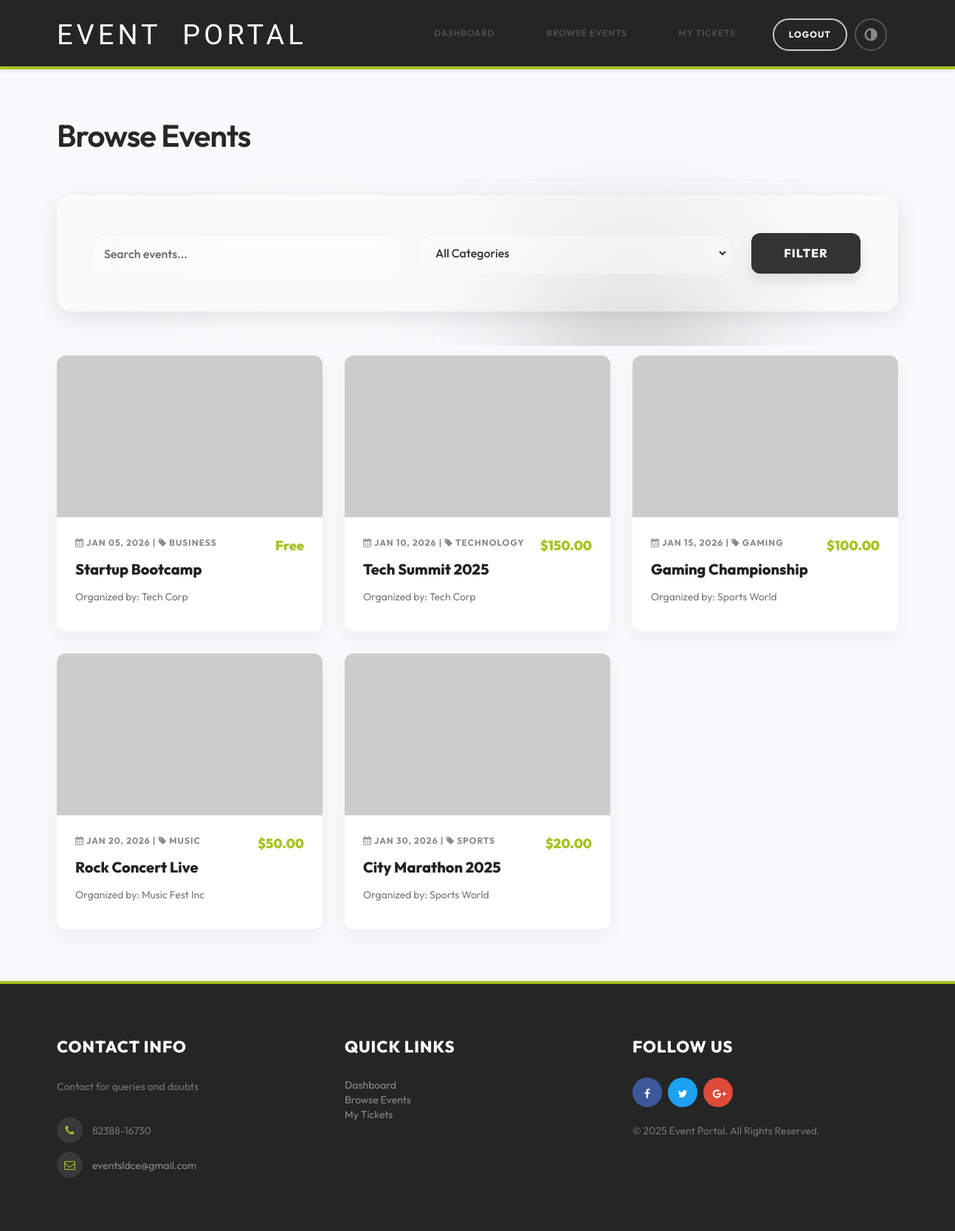
The page /student/events.php (signed in) on the database its author committed.
### tables this page shows
CREATE TABLE IF NOT EXISTS events (
    event_id INT AUTO_INCREMENT PRIMARY KEY,
    org_id INT NOT NULL,
    category_id INT DEFAULT NULL,
    title VARCHAR(255) NOT NULL,
    description TEXT,
    venue VARCHAR(255),
    start_date DATE NOT NULL,
    end_date DATE NOT NULL,
    start_time TIME NOT NULL,
    end_time TIME NOT NULL,
    seat_limit INT NOT NULL,
    ticket_price DECIMAL(10, 2) DEFAULT 0.00,
    registration_deadline DATETIME NOT NULL,
    status ENUM('draft', 'pending', 'approved', 'rejected', 'completed', 'cancelled') DEFAULT 'draft',
    rejection_reason TEXT,
    created_at TIMESTAMP DEFAULT CURRENT_TIMESTAMP,
    FOREIGN KEY (org_id) REFERENCES organizations(org_id) ON DELETE CASCADE,
    FOREIGN KEY (category_id) REFERENCES categories(category_id) ON DELETE SET NULL
);

CREATE TABLE IF NOT EXISTS categories (
    category_id INT AUTO_INCREMENT PRIMARY KEY,
    category_name VARCHAR(100) NOT NULL UNIQUE
);

CREATE TABLE IF NOT EXISTS organizations (
    org_id INT AUTO_INCREMENT PRIMARY KEY,
    user_id INT NOT NULL,
    org_name VARCHAR(100) NOT NULL,
    description TEXT,
    document_path VARCHAR(255),
    approval_status ENUM('pending', 'approved', 'rejected') DEFAULT 'pending',
    created_at TIMESTAMP DEFAULT CURRENT_TIMESTAMP,
    FOREIGN KEY (user_id) REFERENCES users(user_id) ON DELETE CASCADE
);

### config/config.php (called while the page is built, shortened)
<?php
function asset($path)
{
    return BASE_URL . 'assets/' . ltrim($path, '/');
}
?>

### app/controllers/StudentController.php (called while the page is built, shortened)
<?php
require_once __DIR__ . '/../../config/db.php';
class StudentController
{
    private $pdo;
    public function __construct()
    {
        global $pdo;
        $this->pdo = $pdo;
    }
    public function getUpcomingEvents($filter = [])
    {
        $sql = "SELECT e.*, c.category_name, o.org_name, i.image_path
                FROM events e
                JOIN categories c ON e.category_id = c.category_id
                JOIN organizations o ON e.org_id = o.org_id
                LEFT JOIN event_images i ON e.event_id = i.event_id
                WHERE e.status = 'approved' AND e.start_date >= CURDATE()
                GROUP BY e.event_id";
        $sql .= " ORDER BY e.start_date ASC";
        return $this->pdo->query($sql)->fetchAll();
    }
}
?>

### student/events.php (the view, shortened to what this page needs)
<?php
require_once '../app/views/layouts/student_header.php';
require_once '../app/controllers/StudentController.php';
$student = new StudentController();
$events = $student->getUpcomingEvents($_GET);
?>
<h2>Browse Events</h2>
<hr>
<div style="position:relative; margin-bottom: 50px;">
    <div class="liquid-background">
        <div class="blob blob-1"></div>
        <div class="blob blob-2"></div>
    </div>
    <form method="get" class="glass-search" onsubmit="return false;">
        <div class="row">
            <div class="col-md-5">
                <input type="text" name="search" class="form-control" placeholder="Search events..." id="searchInput"
                    autocomplete="off" value="<?php echo htmlspecialchars($_GET['search'] ?? ''); ?>">
            </div>
            <div class="col-md-5">
                <select name="category" class="form-control">
                    <option value="">All Categories</option>
                </select>
            </div>
            <div class="col-md-2">
                <button type="submit" class="btn btn-primary btn-block">Filter</button>
            </div>
        </div>
    </form>
</div>
<div class="row" id="events-container">
    <?php if (count($events) > 0): ?>
        <?php foreach ($events as $event): ?>
            <div class="col-md-4">
                <a href="event-details.php?id=<?php echo $event['event_id']; ?>" style="text-decoration: none; color: inherit;">
                    <div class="event-card">
                        <?php
                        $bgImg = !empty($event['image_path']) ? $event['image_path'] : 'https://via.placeholder.com/400x200?text=Event';
                        ?>
                        <img src="<?php echo $bgImg; ?>" alt="<?php echo htmlspecialchars($event['title']); ?>"
                             style="width: 100%; height: 220px; object-fit: cover; display: block; border-bottom: 1px solid #eee;">
                        <div class="event-body">
                            <span
                                class="event-price"><?php echo $event['ticket_price'] > 0 ? '$' . $event['ticket_price'] : 'Free'; ?></span>
                            <div class="event-meta">
                                <i class="fa fa-calendar"></i> <?php echo date('M d, Y', strtotime($event['start_date'])); ?>
                                | <i class="fa fa-tag"></i> <?php echo htmlspecialchars($event['category_name']); ?>
                            </div>
                            <div class="event-title"><?php echo htmlspecialchars($event['title']); ?></div>
                            <p style="color: #777;">Organized by: <?php echo htmlspecialchars($event['org_name']); ?></p>
                        </div>
                    </div>
                </a>
            </div>
        <?php endforeach; ?>
    <?php else: ?>
        <div class="col-md-12">
            <div class="alert alert-info">No events found matching your criteria.</div>
        </div>
    <?php endif; ?>
</div>
<?php require_once '../app/views/layouts/student_footer.php'; ?>

### app/views/layouts/student_header.php (shortened to what this page needs)
<?php
require_once __DIR__ . '/../../../config/config.php';
?>
<!DOCTYPE html>
<html lang="en">
<head>
    <link rel="stylesheet" href="<?php echo asset('css/bootstrap.min.css'); ?>">
    <link rel="stylesheet" href="<?php echo asset('css/font-awesome.min.css'); ?>">
    <link rel="stylesheet" href="<?php echo asset('css/tooplate-style.css'); ?>">
</head>
<body>
    <header class="student-header navbar navbar-default navbar-static-top"
        style="border: 0; border-bottom: 4px solid #a5c422;">
        <div class="container">
            <div class="navbar-header">
                <a href="dashboard.php" class="navbar-brand">Event <span>Portal</span></a>
            </div>
            <div class="collapse navbar-collapse" id="student-navbar-collapse"
                style="border-top: none; box-shadow: none;">
                <ul class="nav navbar-nav navbar-right student-nav" style="padding: 20px 0; float: right; margin: 0;">
                    <li><a href="dashboard.php">Dashboard</a></li>
                    <li><a href="events.php">Browse Events</a></li>
                    <li><a href="my-registrations.php">My Tickets</a></li>
                    <li><a href="../logout.php"
                            style="border: 2px solid #ccc; padding: 10px 20px; border-radius: 50px; color: #fff; font-weight: 700; background: transparent; margin-top: 5px;">Logout</a>
                    </li>
                    <li><button class="theme-btn" onclick="toggleTheme()" title="Toggle Theme"
                            style="margin-top: 5px; margin-left: 10px;"><i class="fa fa-adjust"></i></button></li>
                </ul>
            </div>
        </div>
    </header>
    <div class="main-content">
        <div class="container">

### app/views/layouts/student_footer.php (shortened to what this page needs)
</div>
</div>
<footer data-stellar-background-ratio="5"
    style="background: #252525; padding: 60px 0; color: #888; border-top: 4px solid #a5c422;">
    <div class="container">
        <div class="row">
            <div class="col-md-4 col-sm-4">
                <div class="footer-thumb">
                    <h4 style="color: #fff; font-weight: 700; margin-bottom: 20px;">Contact Info</h4>
                    <p>Contact for queries and doubts</p>
                    <div class="contact-info" style="margin-top: 20px;">
                        <p><i class="fa fa-phone" style="color: #a5c422; margin-right: 10px;"></i> 82388-16730</p>
                        <p><i class="fa fa-envelope-o" style="color: #a5c422; margin-right: 10px;"></i> <a href="#"
                                style="color: #888;">eventsldce@gmail.com</a></p>
                    </div>
                </div>
            </div>
            <div class="col-md-4 col-sm-4">
                <div class="footer-thumb">
                    <h4 style="color: #fff; font-weight: 700; margin-bottom: 20px;">Quick Links</h4>
                    <ul style="list-style: none; padding: 0;">
                        <li><a href="dashboard.php" style="color: #888;">Dashboard</a></li>
                        <li><a href="events.php" style="color: #888;">Browse Events</a></li>
                        <li><a href="my-registrations.php" style="color: #888;">My Tickets</a></li>
                    </ul>
                </div>
            </div>
            <div class="col-md-4 col-sm-4">
                <div class="footer-thumb">
                    <h4 style="color: #fff; font-weight: 700; margin-bottom: 20px;">Follow Us</h4>
                    <div class="footer-social">
                        <a href="#" class="btn btn-social"
                            style="background:#3b5998; color:#fff; width:40px; height:40px; border-radius:50%; margin-right:5px; line-height:30px;"><i
                                class="fa fa-facebook"></i></a>
                        <a href="#" class="btn btn-social"
                            style="background:#1da1f2; color:#fff; width:40px; height:40px; border-radius:50%; margin-right:5px; line-height:30px;"><i
                                class="fa fa-twitter"></i></a>
                        <a href="#" class="btn btn-social"
                            style="background:#dd4b39; color:#fff; width:40px; height:40px; border-radius:50%; margin-right:5px; line-height:30px;"><i
                                class="fa fa-google-plus"></i></a>
                    </div>
                    <p style="margin-top: 20px;">&copy; <?php echo date('Y'); ?> Event Portal. All Rights Reserved.</p>
                </div>
            </div>
        </div>
    </div>
</footer>
</body>
</html>

### assets/css/tooplate-style.css (style rules this page uses)
body { background: #ffffff; font-family: 'Poppins', sans-serif; overflow-x: hidden; }
h1, h2, h3, h4, h5, h6 { font-weight: 600; line-height: inherit; }
h1, h2, h3, h4 { letter-spacing: -1px; }
h2 { color: #272727; font-size: 3em; padding-bottom: 10px; }
h4 { color: #454545; font-size: 1.8em; padding-bottom: 2px; }
p { color: #757575; font-size: 14px; font-weight: normal; line-height: 24px; }
html { -webkit-font-smoothing: antialiased; }
a { color: #252525; -webkit-transition: 0.5s; transition: 0.5s; text-decoration: none !important; }
header { background: #ffffff; border-bottom: 1px solid #f2f2f2; display: flex; height: 45px; }
header p, header span { font-size: 12px; line-height: 24px; padding-top: 12px; }
header a, header span { color: #747474; }
header span { font-weight: 500; display: inline-block; padding: 11px 15px; }
.navbar-default { background: #ffffff; box-shadow: 0 2px 8px rgba(0, 0, 0, .075); border: none; margin-bottom: 0; padding: 10px; }
.navbar-default .navbar-brand { color: #393939; font-weight: 500; }
.navbar-default .navbar-nav li a { color: #555555; font-size: 12px; font-weight: 500; padding-right: 20px; padding-left: 20px; -webkit-transition: all ease-in-out 0.4s; transition: all ease-in-out 0.4s; }
footer { padding-top: 80px; padding-bottom: 40px; }
footer h4 { padding-bottom: 5px; }
footer a { color: #757575; }
.contact-info { padding-top: 10px; }
.contact-info .fa { background: #393939; border-radius: 100%; color: #ffffff; font-size: 15px; width: 35px; height: 35px; line-height: 35px; text-align: center; margin-right: 5px; margin-bottom: 2px; }

### app/views/layouts/student_header.php (style rules this page uses)
body { font-family: 'Outfit', sans-serif; -webkit-font-smoothing: antialiased; }
.student-header { background: #252525; padding: 0; border-bottom: 4px solid #a5c422; width: 100%; height: auto; position: relative; }
.student-header:after { content: ""; display: table; clear: both; }
.navbar-brand { color: #fff !important; font-family: 'Tenor Sans', sans-serif; font-weight: 400; font-size: 38px; padding: 24px 15px; text-transform: uppercase; float: left; line-height: 1; letter-spacing: 5px; text-shadow: none; white-space: nowrap; }
.navbar-brand span { color: #fff !important; font-size: inherit; font-family: inherit; font-weight: inherit; letter-spacing: inherit; }
.student-nav { padding: 38px 0; float: right; }
.student-nav a { margin-left: 30px; color: #ccc; font-weight: 700; text-transform: uppercase; font-size: 14px; letter-spacing: 1px; transition: all 0.3s; text-decoration: none; }
.main-content { padding: 40px 0; min-height: 600px; background: #f8f9fa; }
footer h4 { font-family: 'Outfit', sans-serif; font-weight: 800 !important; font-size: 22px !important; text-transform: uppercase; letter-spacing: 1px; }
.event-card { background: #fff; border-radius: 12px; overflow: hidden; margin-bottom: 30px; box-shadow: 0 10px 25px rgba(0, 0, 0, 0.05); transition: all 0.3s ease; border: none; }
.event-body { padding: 25px; }
.event-meta { font-size: 12px; color: #888; margin-bottom: 15px; font-weight: 700; text-transform: uppercase; letter-spacing: 1px; }
.event-title { font-size: 20px; font-weight: 800; margin-bottom: 12px; color: #222; line-height: 1.3; }
.event-price { color: #a5c422; font-weight: 900; font-size: 18px; float: right; }
.theme-btn { background: transparent; border: 2px solid #555; color: #888; width: 44px; height: 44px; padding: 0; display: inline-flex; align-items: center; justify-content: center; border-radius: 50%; font-size: 20px; cursor: pointer; transition: all 0.3s; margin-right: 15px; vertical-align: middle; }

### rows shown on the page
events: ticket_price "Free", start_date "JAN 05, 2026", category.category_name "BUSINESS", title "Startup Bootcamp", org.org_name "Tech Corp"
events: ticket_price "150.00", start_date "JAN 10, 2026", category.category_name "TECHNOLOGY", title "Tech Summit 2025", org.org_name "Tech Corp"
events: ticket_price "100.00", start_date "JAN 15, 2026", category.category_name "GAMING", title "Gaming Championship", org.org_name "Sports World"
events: ticket_price "50.00", start_date "JAN 20, 2026", category.category_name "MUSIC", title "Rock Concert Live", org.org_name "Music Fest Inc"
events: ticket_price "20.00", start_date "JAN 30, 2026", category.category_name "SPORTS", title "City Marathon 2025", org.org_name "Sports World"
